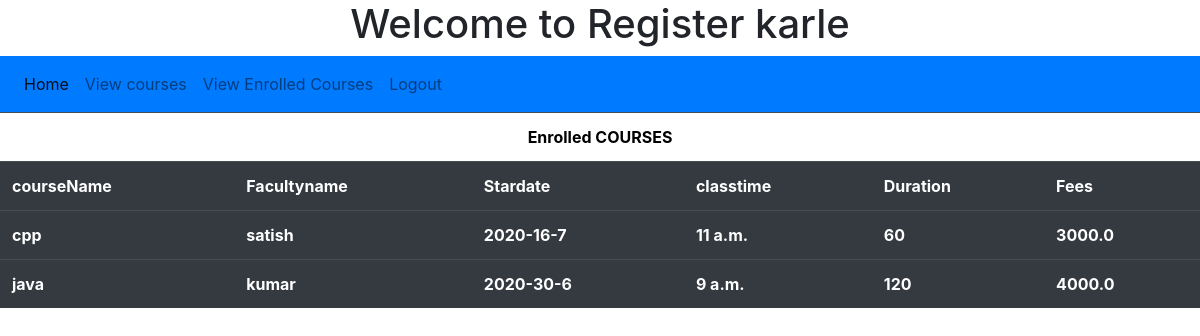
/viewenrollments/, run on the app's committed database.
### app6/models.py (models this page shows)
class EnrollModel(models.Model):
    idno = models.AutoField(primary_key=True)
    coursename = models.CharField(max_length=50,unique=True)
    facultyname = models.CharField(max_length=50)
    fees = models.FloatField()
    stardate = models.CharField(max_length=50)
    duration = models.IntegerField()
    classtime = models.TimeField()

### app6/views.py (the view)
# urls.py: path('viewenrollments/',views.Viewenrollments.as_view(),name="viewenrollments"),
class Viewenrollments(ListView):
    template_name = "Emrolledcoures.html"
    model = EnrollModel
    queryset = EnrollModel.objects.values('idno', 'coursename', 'facultyname', 'stardate','fees','duration','classtime').order_by('idno')

### templates/Emrolledcoures.html
{% extends 'studentmainmenu.html' %}
{% block commom %}
<table class="table table-dark">
    <tr><th colspan="6" style="text-align: center;color: black;background-color: white">Enrolled COURSES</th></tr>
        <tr>
            <th>courseName</th>
            <th>Facultyname</th>
            <th>Stardate</th>
            <th>classtime</th>
            <th>Duration</th>
            <th>Fees</th>
        </tr>
    {% for x in object_list %}
        <tr>
        <th>{{ x.coursename }}</th>
            <th>{{ x.facultyname }}</th>
            <th>{{ x.stardate }}</th>
            <th>{{ x.classtime }}</th>
             <th>{{ x.duration }}</th>
            <th>{{ x.fees }}</th>
        </tr>
    {% endfor %}
    </table>
{% endblock %}

### data on the page
EnrollModel: coursename "cpp", facultyname "satish", stardate "2020-16-7", classtime "11 a.m.", duration "60", fees "3000.0"
EnrollModel: coursename "java", facultyname "kumar", stardate "2020-30-6", classtime "9 a.m.", duration "120", fees "4000.0"
